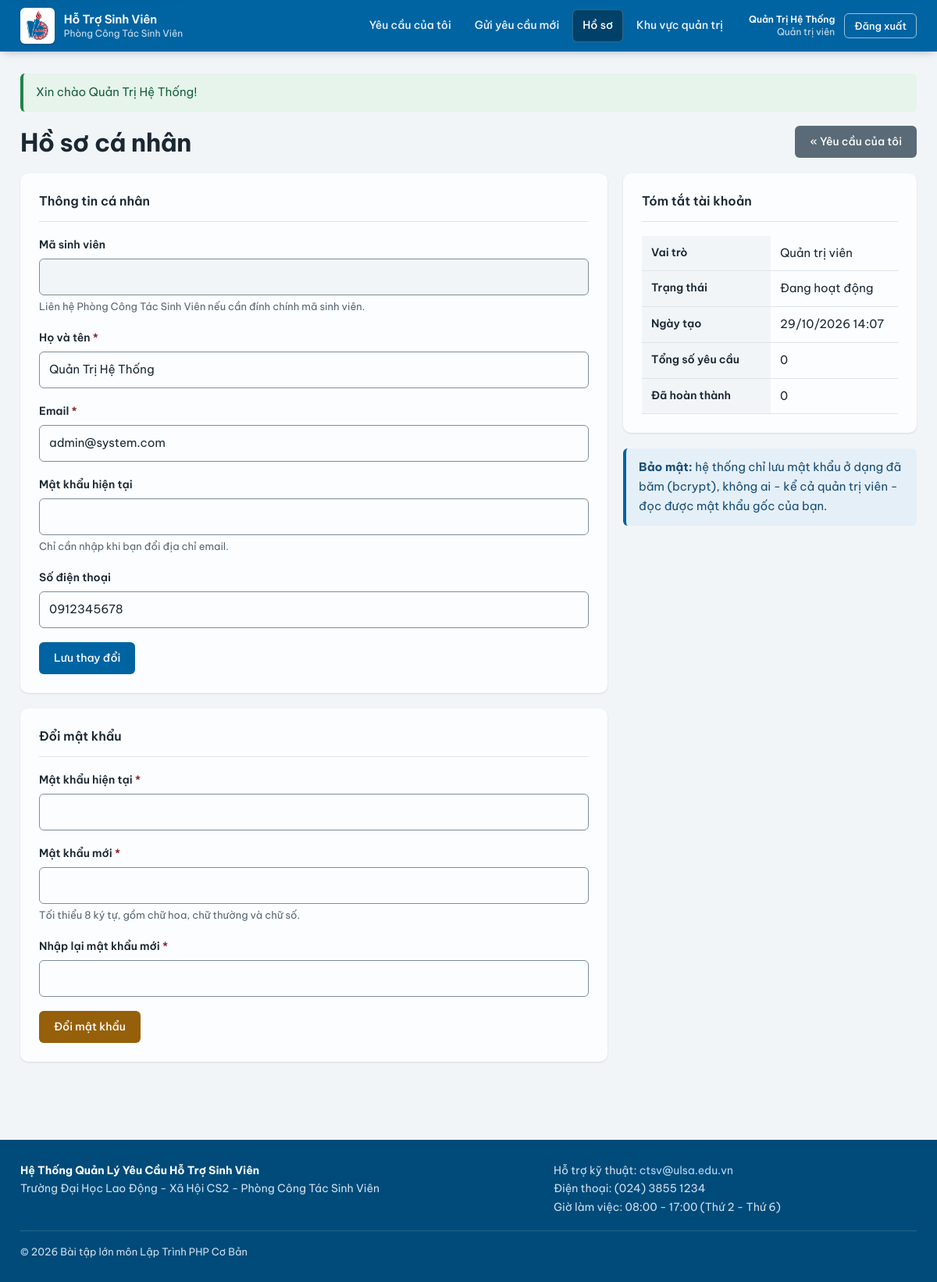
Page /user/profile.php (signed in) on the committed database.
### tables this page shows
CREATE TABLE `tbl_users` (
    `id`         INT AUTO_INCREMENT PRIMARY KEY           COMMENT 'Khóa chính',
    `full_name`  VARCHAR(255) NOT NULL                    COMMENT 'Họ và tên',
    `email`      VARCHAR(255) NOT NULL UNIQUE             COMMENT 'Email đăng nhập, duy nhất',
    `phone`      VARCHAR(20)  DEFAULT NULL                COMMENT 'Số điện thoại liên hệ',
    `student_id` VARCHAR(50)  DEFAULT NULL UNIQUE         COMMENT 'Mã sinh viên (NULL với cán bộ)',
    `password`   VARCHAR(255) NOT NULL                    COMMENT 'Mật khẩu đã băm bằng bcrypt',
    `role`       ENUM('student','staff','admin') NOT NULL DEFAULT 'student'
                                                          COMMENT 'Vai trò quyết định quyền truy cập',
    `status`     ENUM('active','inactive') NOT NULL DEFAULT 'active'
                                                          COMMENT 'Khóa tài khoản khi inactive',
    `failed_logins` INT NOT NULL DEFAULT 0                COMMENT 'Số lần đăng nhập sai liên tiếp',
    `locked_until`  DATETIME DEFAULT NULL                 COMMENT 'Tạm khóa đăng nhập tới thời điểm này (chống dò mật khẩu)',
    `created_at` TIMESTAMP NOT NULL DEFAULT CURRENT_TIMESTAMP,
    `updated_at` TIMESTAMP NOT NULL DEFAULT CURRENT_TIMESTAMP ON UPDATE CURRENT_TIMESTAMP,
    INDEX `idx_users_role` (`role`),
    INDEX `idx_users_status` (`status`)
);

### user/profile.php (the view, shortened to what this page needs)
<?php
$userId = (int)$_SESSION['user_id'];
$user   = current_user();
$totalRequests = (int)db_scalar('SELECT COUNT(*) FROM tbl_requests WHERE user_id = ?', [$userId], 'i');
$completed     = (int)db_scalar(
    'SELECT COUNT(*) FROM tbl_requests WHERE user_id = ? AND status = ?',
    [$userId, 'completed'],
    'is'
);
require_once __DIR__ . '/../includes/header.php';
?>
<div class="page-head">
    <h1>Hồ sơ cá nhân</h1>
    <a class="btn btn-muted" href="index.php">&laquo; Yêu cầu của tôi</a>
</div>
<div class="detail-grid">
    <div>
        <div class="card">
            <div class="card-title">Thông tin cá nhân</div>
            <form method="post" action="profile.php">
                <div class="form-group">
                    <label for="student_id">Mã sinh viên</label>
                    <input type="text" id="student_id" value="<?php echo e($user['student_id']); ?>" disabled>
                    <div class="form-hint">Liên hệ Phòng Công Tác Sinh Viên nếu cần đính chính mã sinh viên.</div>
                </div>
                <div class="form-group">
                    <label for="full_name">Họ và tên <span class="required">*</span></label>
                    <input type="text" id="full_name" name="full_name" required maxlength="255"
                           value="<?php echo e($user['full_name']); ?>">
                </div>
                <div class="form-group">
                    <label for="email">Email <span class="required">*</span></label>
                    <input type="email" id="email" name="email" required maxlength="255"
                           value="<?php echo e($user['email']); ?>">
                </div>
                <div class="form-group">
                    <label for="email_password">Mật khẩu hiện tại</label>
                    <input type="password" id="email_password" name="email_password" autocomplete="current-password">
                    <div class="form-hint">Chỉ cần nhập khi bạn đổi địa chỉ email.</div>
                </div>
                <div class="form-group">
                    <label for="phone">Số điện thoại</label>
                    <input type="tel" id="phone" name="phone" pattern="0[0-9]{9,10}" title="Số điện thoại phải gồm 10-11 chữ số và bắt đầu bằng số 0." maxlength="20"
                           value="<?php echo e($user['phone']); ?>">
                </div>
                <button type="submit" class="btn">Lưu thay đổi</button>
            </form>
        </div>
        <div class="card">
            <div class="card-title">Đổi mật khẩu</div>
            <form method="post" action="profile.php">
                <div class="form-group">
                    <label for="current_password">Mật khẩu hiện tại <span class="required">*</span></label>
                    <input type="password" id="current_password" name="current_password" required>
                </div>
                <div class="form-group">
                    <label for="password">Mật khẩu mới <span class="required">*</span></label>
                    <input type="password" id="password" name="password" required pattern="(?=.*[a-z])(?=.*[A-Z])(?=.*[0-9]).{8,}" title="Mật khẩu cần tối thiểu 8 ký tự, gồm chữ hoa, chữ thường và chữ số.">
                    <div class="form-hint">Tối thiểu 8 ký tự, gồm chữ hoa, chữ thường và chữ số.</div>
                </div>
                <div class="form-group">
                    <label for="password_confirm">Nhập lại mật khẩu mới <span class="required">*</span></label>
                    <input type="password" id="password_confirm" name="password_confirm" required>
                </div>
                <button type="submit" class="btn btn-warning">Đổi mật khẩu</button>
            </form>
        </div>
    </div>
    <div>
        <div class="card">
            <div class="card-title">Tóm tắt tài khoản</div>
            <table class="info-table">
                <tr><th>Vai trò</th><td><?php echo e(role_label($user['role'])); ?></td></tr>
                <tr><th>Trạng thái</th>
                    <td><?php echo $user['status'] === 'active' ? 'Đang hoạt động' : 'Đã khóa'; ?></td></tr>
                <tr><th>Ngày tạo</th><td><?php echo e(format_datetime($user['created_at'])); ?></td></tr>
                <tr><th>Tổng số yêu cầu</th><td><?php echo $totalRequests; ?></td></tr>
                <tr><th>Đã hoàn thành</th><td><?php echo $completed; ?></td></tr>
            </table>
        </div>
        <div class="alert alert-info">
            <strong>Bảo mật:</strong> hệ thống chỉ lưu mật khẩu ở dạng đã băm (bcrypt),
            không ai - kể cả quản trị viên - đọc được mật khẩu gốc của bạn.
        </div>
    </div>
</div>
<?php require_once __DIR__ . '/../includes/footer.php'; ?>

### css/style.css (style rules this page uses)
:root { color-scheme: light dark; --primary: #0064A2; --primary-dark: #004B7A; --link: #0F5F99; --tint: #E8F1F8; --header-bg: #0064A2; --footer-bg: #004B7A; --bg: #F2F5F8; --surface: #FCFDFE; --surface-2: #F2F5F8; --text: #1B2833; --muted: #566673; --border: #DCE4EA; --border-strong: #7D8E9B; --placeholder: #62727E; --ok: #1E8449; --ok-bg: #E6F4EC; --ok-text: #17613A; --warn: #96600A; --warn-bg: #FCF1DD; --warn-text: #7A4D07; --danger: #AE2431; --danger-bg: #FBEBEC; --danger-text: #8A1D28; --info-bg: #E5EFF7; --info-text: #174E75; --star: #C8860A; --r-sm: 6px; --r: 10px; --r-lg: 16px; --shadow-sm: 0 1px 2px rgba(0, 54, 92, .06), 0 1px 3px rgba(0, 54, 92, .08); --shadow-md: 0 10px 28px -10px rgba(0, 54, 92, .22); --ease: cubic-bezier(.2, .7, .2, 1); --z-header: 100; --z-skip: 110; }
* { box-sizing: border-box; }
html { scroll-behavior: smooth; -webkit-text-size-adjust: 100%; }
body { margin: 0; font-family: "Be Vietnam Pro", "Segoe UI", Tahoma, Arial, sans-serif; font-size: 15px; line-height: 1.65; color: var(--text); background: var(--bg); }
a { color: var(--link); text-decoration: none; transition: color .16s var(--ease); }
h1, h2, h3 { color: var(--text); line-height: 1.25; letter-spacing: -.015em; text-wrap: balance; }
h1 { font-size: clamp(1.5rem, 1.2rem + 1.2vw, 2rem); font-weight: 700; margin: 0 0 18px; }
.page-head { display: flex; align-items: center; justify-content: space-between; gap: 16px; margin-bottom: 20px; flex-wrap: wrap; }
.page-head h1 { margin: 0; }
.card { background: var(--surface); border-radius: var(--r); box-shadow: var(--shadow-sm); padding: 22px 24px 24px; margin-bottom: 20px; }
.card-title { margin: 0 0 18px; padding: 0 0 12px; border-bottom: 1px solid var(--border); font-size: 1rem; font-weight: 600; color: var(--text); }
.alert { padding: 12px 16px; border-radius: var(--r-sm); margin-bottom: 18px; border-left: 4px solid; }
.alert-info { background: var(--info-bg); border-color: var(--primary); color: var(--info-text); }
.btn { display: inline-block; padding: 10px 18px; border: 1px solid transparent; border-radius: var(--r-sm); background: var(--primary); color: #fff; font: inherit; font-size: 14px; font-weight: 500; line-height: 1.4; cursor: pointer; text-align: center; white-space: nowrap; transition: background-color .16s var(--ease), transform .16s var(--ease), box-shadow .16s var(--ease); }
.btn-warning { background: var(--warn); }
.btn-muted { background: #5A6B77; }
.form-group { margin-bottom: 18px; }
.form-group label { display: block; margin-bottom: 6px; font-weight: 600; font-size: 14px; color: var(--text); }
.required { color: var(--danger-text); }
input[type="text"], input[type="email"], input[type="password"], input[type="date"], input[type="tel"], input[type="number"], input[type="file"], select, textarea { width: 100%; padding: 10px 12px; border: 1px solid var(--border-strong); border-radius: var(--r-sm); font: inherit; font-size: 15px; color: var(--text); background: var(--surface); transition: border-color .16s var(--ease), box-shadow .16s var(--ease); }
::placeholder { color: var(--placeholder); opacity: 1; }
input:disabled { background: var(--surface-2); color: var(--muted); cursor: not-allowed; }
.form-hint { font-size: 13px; color: var(--muted); margin-top: 4px; }
.detail-grid { display: grid; grid-template-columns: 2fr 1fr; gap: 20px; align-items: start; }
.info-table { width: 100%; border-collapse: collapse; }
.info-table th { text-align: left; width: 165px; padding: 10px 12px; background: var(--surface-2); border-bottom: 1px solid var(--border); font-weight: 600; font-size: 14px; vertical-align: top; }
.info-table td { padding: 10px 12px; border-bottom: 1px solid var(--border); overflow-wrap: anywhere; }

### rows in the picture
tbl_users: full_name "Quản Trị Hệ Thống", email "admin@system.com", phone "0912345678", role "Quản trị viên", created_at "29/10/2026 14:07"

### other values in the picture
APP_SHORT_NAME "Hỗ Trợ Sinh Viên"
APP_DEPARTMENT "Phòng Công Tác Sinh Viên"
$_SESSION['full_name'] "Quản Trị Hệ Thống"
role_label(current_role()) "Quản trị viên"
$flash['message'] "Xin chào Quản Trị Hệ Thống!"
$totalRequests "0"
$completed "0"
APP_NAME "Hệ Thống Quản Lý Yêu Cầu Hỗ Trợ Sinh Viên"
APP_UNIVERSITY "Trường Đại Học Lao Động - Xã Hội CS2"
